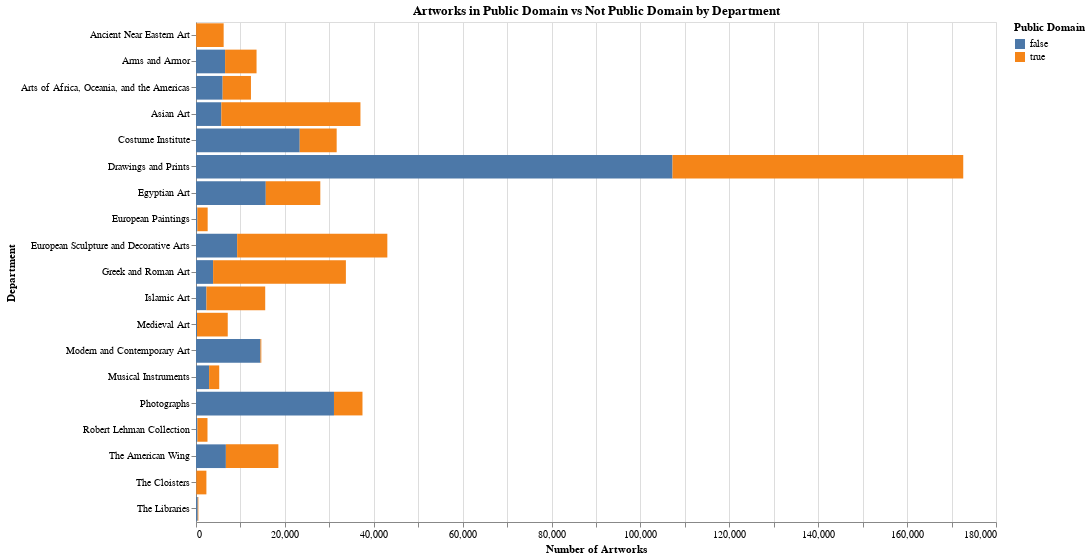

Here is the notebook cell this chart was saved with:
### Markdown cell above
#### Visualisation

### Code cell
# Plotting the stacked bar chart
bars = alt.Chart(pivot_melted).mark_bar().encode(
    y=alt.Y('Department:N', title='Department'),
    x=alt.X('Count:Q', title='Number of Artworks'),
    color=alt.Color('Is Public Domain:N', legend=alt.Legend(title="Public Domain")),
    tooltip=['Department', 'Is Public Domain', 'Count']
).properties(
    title='Artworks in Public Domain vs Not Public Domain by Department',
    width=800,
    height=500
)

bars.show()

### Figure 1 — Vega specification as saved in the notebook (floating-point values rounded to 4 significant figures)
{"$schema": "https://vega.github.io/schema/vega/v5.json", "data": [{"name": "source_0", "values": [{"Count": 33, "Count_end": 33.0, "Count_start": 0.0, "Department": "Ancient Near Eastern Art", "Is Public Domain": false}, {"Count": 6542, "Count_end": 6542.0, "Count_start": 0.0, "Department": "Arms and Armor", "Is Public Domain": false}, {"Count": 5997, "Count_end": 5997.0, "Count_start": 0.0, "Department": "Arts of Africa, Oceania, and the Americas", "Is Public Domain": false}, {"Count": 5705, "Count_end": 5705.0, "Count_start": 0.0, "Department": "Asian Art", "Is Public Domain": false}, {"Count": 23338, "Count_end": 23340.0, "Count_start": 0.0, "Department": "Costume Institute", "Is Public Domain": false}, {"Count": 107217, "Count_end": 107200.0, "Count_start": 0.0, "Department": "Drawings and Prints", "Is Public Domain": false}, {"Count": 15700, "Count_end": 15700.0, "Count_start": 0.0, "Department": "Egyptian Art", "Is Public Domain": false}, {"Count": 299, "Count_end": 299.0, "Count_start": 0.0, "Department": "European Paintings", "Is Public Domain": false}, {"Count": 9257, "Count_end": 9257.0, "Count_start": 0.0, "Department": "European Sculpture and Decorative Arts", "Is Public Domain": false}, {"Count": 3849, "Count_end": 3849.0, "Count_start": 0.0, "Department": "Greek and Roman Art", "Is Public Domain": false}, {"Count": 2347, "Count_end": 2347.0, "Count_start": 0.0, "Department": "Islamic Art", "Is Public Domain": false}, {"Count": 222, "Count_end": 222.0, "Count_start": 0.0, "Department": "Medieval Art", "Is Public Domain": false}, {"Count": 14493, "Count_end": 14490.0, "Count_start": 0.0, "Department": "Modern and Contemporary Art", "Is Public Domain": false}, {"Count": 2945, "Count_end": 2945.0, "Count_start": 0.0, "Department": "Musical Instruments", "Is Public Domain": false}, {"Count": 31044, "Count_end": 31040.0, "Count_start": 0.0, "Department": "Photographs", "Is Public Domain": false}, {"Count": 314, "Count_end": 314.0, "Count_start": 0.0, "Department": "Robert Lehman Collection", "Is Public Domain": false}, {"Count": 6724, "Count_end": 6724.0, "Count_start": 0.0, "Department": "The American Wing", "Is Public Domain": false}, {"Count": 71, "Count_end": 71.0, "Count_start": 0.0, "Department": "The Cloisters", "Is Public Domain": false}, {"Count": 387, "Count_end": 387.0, "Count_start": 0.0, "Department": "The Libraries", "Is Public Domain": false}, {"Count": 6190, "Count_end": 6223.0, "Count_start": 33.0, "Department": "Ancient Near Eastern Art", "Is Public Domain": true}, {"Count": 7081, "Count_end": 13620.0, "Count_start": 6542.0, "Department": "Arms and Armor", "Is Public Domain": true}, {"Count": 6370, "Count_end": 12370.0, "Count_start": 5997.0, "Department": "Arts of Africa, Oceania, and the Americas", "Is Public Domain": true}, {"Count": 31295, "Count_end": 37000.0, "Count_start": 5705.0, "Department": "Asian Art", "Is Public Domain": true}, {"Count": 8314, "Count_end": 31650.0, "Count_start": 23340.0, "Department": "Costume Institute", "Is Public Domain": true}, {"Count": 65413, "Count_end": 172600.0, "Count_start": 107200.0, "Department": "Drawings and Prints", "Is Public Domain": true}, {"Count": 12269, "Count_end": 27970.0, "Count_start": 15700.0, "Department": "Egyptian Art", "Is Public Domain": true}, {"Count": 2327, "Count_end": 2626.0, "Count_start": 299.0, "Department": "European Paintings", "Is Public Domain": true}, {"Count": 33794, "Count_end": 43050.0, "Count_start": 9257.0, "Department": "European Sculpture and Decorative Arts", "Is Public Domain": true}, {"Count": 29877, "Count_end": 33730.0, "Count_start": 3849.0, "Department": "Greek and Roman Art", "Is Public Domain": true}, {"Count": 13226, "Count_end": 15570.0, "Count_start": 2347.0, "Department": "Islamic Art", "Is Public Domain": true}, {"Count": 6920, "Count_end": 7142.0, "Count_start": 222.0, "Department": "Medieval Art", "Is Public Domain": true}, {"Count": 203, "Count_end": 14700.0, "Count_start": 14490.0, "Department": "Modern and Contemporary Art", "Is Public Domain": true}, {"Count": 2282, "Count_end": 5227.0, "Count_start": 2945.0, "Department": "Musical Instruments", "Is Public Domain": true}, {"Count": 6415, "Count_end": 37460.0, "Count_start": 31040.0, "Department": "Photographs", "Is Public Domain": true}, {"Count": 2272, "Count_end": 2586.0, "Count_start": 314.0, "Department": "Robert Lehman Collection", "Is Public Domain": true}, {"Count": 11808, "Count_end": 18530.0, "Count_start": 6724.0, "Department": "The American Wing", "Is Public Domain": true}, {"Count": 2269, "Count_end": 2340.0, "Count_start": 71.0, "Department": "The Cloisters", "Is Public Domain": true}, {"Count": 147, "Count_end": 534.0, "Count_start": 387.0, "Department": "The Libraries", "Is Public Domain": true}]}, {"name": "source_0_y_domain_Department", "values": [{"Department": "Ancient Near Eastern Art"}, {"Department": "Arms and Armor"}, {"Department": "Arts of Africa, Oceania, and the Americas"}, {"Department": "Asian Art"}, {"Department": "Costume Institute"}, {"Department": "Drawings and Prints"}, {"Department": "Egyptian Art"}, {"Department": "European Paintings"}, {"Department": "European Sculpture and Decorative Arts"}, {"Department": "Greek and Roman Art"}, {"Department": "Islamic Art"}, {"Department": "Medieval Art"}, {"Department": "Modern and Contemporary Art"}, {"Department": "Musical Instruments"}, {"Department": "Photographs"}, {"Department": "Robert Lehman Collection"}, {"Department": "The American Wing"}, {"Department": "The Cloisters"}, {"Department": "The Libraries"}]}, {"name": "source_0_color_domain_Is Public Domain", "values": [{"Is Public Domain": false}, {"Is Public Domain": true}]}], "marks": [{"type": "rect", "name": "marks", "from": {"data": "source_0"}, "encode": {"update": {"tooltip": {"signal": "{\"Department\": isValid(datum[\"Department\"]) ? datum[\"Department\"] : \"\"+datum[\"Department\"], \"Is Public Domain\": isValid(datum[\"Is Public Domain\"]) ? datum[\"Is Public Domain\"] : \"\"+datum[\"Is Public Domain\"], \"Count\": format(datum[\"Count\"], \"\")}"}, "height": {"signal": "max(0.25, bandwidth('y'))"}, "x2": {"field": "Count_start", "scale": "x"}, "x": {"field": "Count_end", "scale": "x"}, "fill": {"field": "Is Public Domain", "scale": "color"}, "y": {"field": "Department", "scale": "y"}}}, "style": ["bar"]}], "scales": [{"name": "x", "type": "linear", "domain": {"data": "source_0", "fields": ["Count_start", "Count_end"]}, "range": [0, {"signal": "width"}], "zero": true, "nice": true}, {"name": "y", "type": "band", "domain": {"data": "source_0_y_domain_Department", "field": "Department", "sort": true}, "range": [0, {"signal": "height"}], "paddingInner": 0.1, "paddingOuter": 0.05}, {"name": "color", "type": "ordinal", "domain": {"data": "source_0_color_domain_Is Public Domain", "field": "Is Public Domain", "sort": true}, "range": "category"}], "axes": [{"scale": "x", "gridScale": "y", "maxExtent": 0, "aria": false, "orient": "bottom", "minExtent": 0, "ticks": false, "grid": true, "labels": false, "zindex": 0, "tickCount": {"signal": "ceil(width/40)"}, "domain": false}, {"scale": "x", "labelFlush": true, "tickCount": {"signal": "ceil(width/40)"}, "grid": false, "labelOverlap": true, "zindex": 0, "orient": "bottom", "title": "Number of Artworks"}, {"scale": "y", "zindex": 0, "orient": "left", "grid": false, "title": "Department"}], "title": {"text": "Artworks in Public Domain vs Not Public Domain by Department", "frame": "group"}, "width": 800, "background": "white", "style": "cell", "padding": 5, "height": 500, "legends": [{"title": "Public Domain", "fill": "color", "symbolType": "square"}]}
